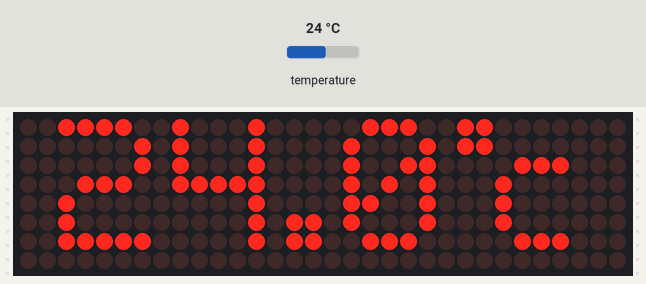
Recording of a sketch running on a simulated ESP8266 (NodeMCU). Shown: 32×8 LED matrix. The inputs (shaded band) are chosen by the test bench; at power-on: temperature 24 °C. The local clock reads 2024-03-15 10:24:30 at power-on unless the sketch sets it.

Above: at 0.6 s.
At 3.6 s:
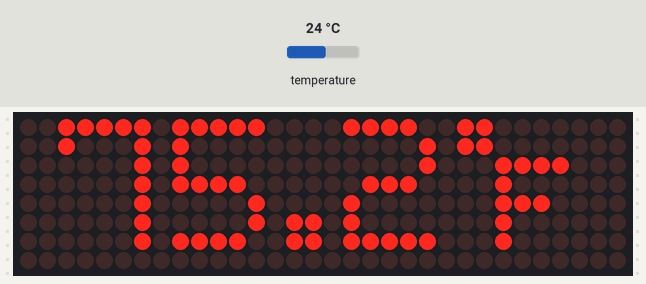
At 19.3 s:
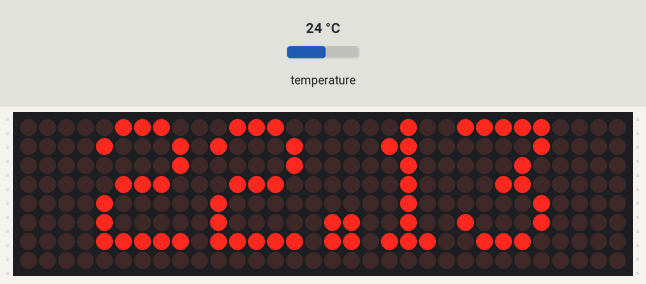
At 38.3 s:
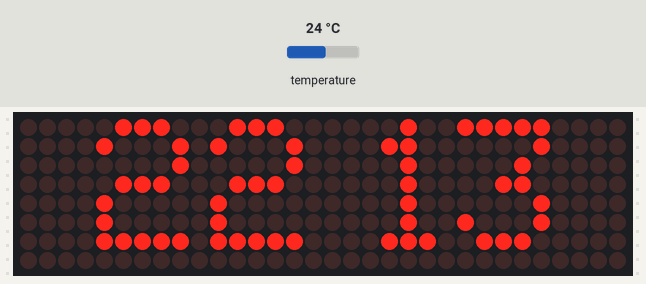

Measured:
- what the display in image 0 shows lasts 1.0 s, from 0.6 s to 1.6 s

The sketch:

orologio_matrix.ino
```cpp
#include <MD_Parola.h>
#include <MD_MAX72xx.h>
#include <SPI.h>
#include "Font_Data.h"
#include "RTClib.h"
#include <Wire.h>

RTC_DS3231 rtc;
DateTime now;

int  dd,mm,yyyy;
int  h, m, s;

#define MAX_DEVICES 4
#define HARDWARE_TYPE MD_MAX72XX::FC16_HW

//Pin NodeMCU ESP8266
#define CLK_PIN   D5
#define DATA_PIN  D7
#define CS_PIN    D8


MD_Parola P = MD_Parola(HARDWARE_TYPE,CS_PIN, MAX_DEVICES);

#define SPEED_TIME 55
#define PAUSE_TIME 0

#define MAX_MESG  20

char szTime[9];
char szMesg[MAX_MESG+1] = "";

uint8_t degC[] = { 6, 3, 3, 56, 68, 68, 68 };
uint8_t degF[] = { 6, 3, 3, 124, 20, 20, 4 };

char *mon2str(uint8_t mon, char *psz, uint8_t len)


{
  static const __FlashStringHelper* str[] =
  {
    F("Gen"), F("Feb"), F("Mar"), F("Apr"),
    F("Mag"), F("Giu"), F("Lug"), F("Ago"),
    F("Set"), F("Ott"), F("Nov"), F("Dic")
  };

  strncpy_P(psz, (const char PROGMEM *)str[mon-1], len);
  psz[len] = '\0';

  return(psz);
}

char *dow2str(uint8_t code, char *psz, uint8_t len)
{
  static const __FlashStringHelper*  str[] =
  {
  F("Domenica"), F("Lunedi"), F("Martedi"),
  F("Mercoledi"), F("Giovedi"), F("Venerdi"),
  F("Sabato"), F("Domenica")
  };

  strncpy_P(psz, (const char PROGMEM *)str[code-1], len);
  psz[len] = '\0';

  return(psz);
}
void getTime(char *psz, bool f = true)
{
  s = now.second();
  m = now.minute();
  h = now.hour();
    sprintf(psz, "%02d%c%02d", h, (f ? '.' : ' '), m);


}

void getDate(char *psz)
{
   char  szBuf[10];

   dd=now.day();
   mm=now.month();
   yyyy=now.year();
   sprintf(psz, "%d %s %04d",dd , mon2str(mm, szBuf, sizeof(szBuf)-1),(yyyy));
}

void setup(void)
{
  rtc.begin();
  P.begin(2);
  P.setInvert(false);

  rtc.adjust(DateTime(F(__DATE__), F(__TIME__)));
  //rtc.adjust(DateTime(2021, 11, 14, 12, 40, 0));

  P.setZone(0,  MAX_DEVICES-4, MAX_DEVICES-1);

  P.setZone(1, MAX_DEVICES-4, MAX_DEVICES-1);
  P.displayZoneText(1, szTime, PA_CENTER, SPEED_TIME, PAUSE_TIME, PA_PRINT, PA_NO_EFFECT);

  P.displayZoneText(0, szMesg, PA_CENTER, SPEED_TIME, 0,PA_PRINT , PA_NO_EFFECT);

  P.addChar('$', degC);
  P.addChar('&', degF);

}

void loop(void)
{
  static uint32_t lastTime = 0;
  static uint8_t  display = 0;
  static bool flasher = false;

   now = rtc.now();

  P.displayAnimate();

   if (P.getZoneStatus(0))
  {
    switch (display)
    {
    case 0:    // Temperatura C
      P.setPause(0,1000);
      P.setTextEffect(0, PA_SCROLL_UP, PA_SCROLL_LEFT);
      display++;
      dtostrf(rtc.getTemperature(), 3, 1, szMesg);
      strcat(szMesg, "$");


        break;

      case 1: // Temperatura F
        P.setTextEffect(0, PA_SCROLL_DOWN, PA_SCROLL_LEFT);
        display++;
        dtostrf((1.8 *rtc.getTemperature() )+32, 3, 1, szMesg);
        strcat(szMesg, "&");

        break;

      case 2: // Orario

     P.setFont(0, numeric7Seg);
     P.setTextEffect(0, PA_PRINT, PA_NO_EFFECT);
     P.setPause(0,0);

     if (millis() - lastTime >= 1000)
    {
    lastTime = millis();
    getTime(szMesg, flasher);
    flasher = !flasher;
    }
    if(s==00&& s<=30){
    display++;
    P.setTextEffect(0,  PA_CLOSING, PA_GROW_DOWN);
    }

        break;

      case 3: // Giorno della settimana

        P.setFont(0,nullptr);
        P.setTextEffect(0, PA_SCROLL_LEFT, PA_SCROLL_LEFT);
        display++;
        dow2str(now.dayOfTheWeek()+1, szMesg, MAX_MESG);

       //dow2str(5, szMesg, MAX_MESG);
        break;
        case 4: // Calendario
        P.setTextEffect(0, PA_SCROLL_LEFT, PA_SCROLL_LEFT);
        display++;
        getDate(szMesg);
        break;
        case 5: // Messaggio
        P.setTextEffect(0, PA_SCROLL_LEFT, PA_SCROLL_LEFT);
        strcpy(szMesg, "www.fattelodasolo.it");
        display=0;
        break;
        default:
        display = 0;
        break;
    }

    P.displayReset(0); //reset

  }

}
```

Source omitted: Font_Data.h (data table, 25187 bytes)
